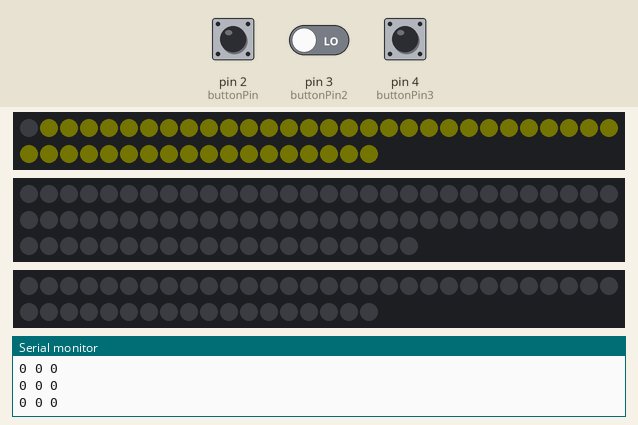
This sketch was run on a simulated Arduino Uno, built with avr-gcc and run on an emulated ATmega328P. Shown: 2 × 48 RGB LEDs in strip order, left to right, continuing on the next row, 80 RGB LEDs in strip order, left to right, continuing on the next row, the last lines printed to the serial monitor. The test bench sets the inputs (shaded band); at power-on: pin 2 (buttonPin) LOW, pin 3 (buttonPin2) LOW, pin 4 (buttonPin3) LOW. Dim RGB values are drawn brighter than linear.

Above: at 3.6 s.
3.7 s: pin 2 (buttonPin) pulled HIGH for 1.7 s
At 4.79 s:
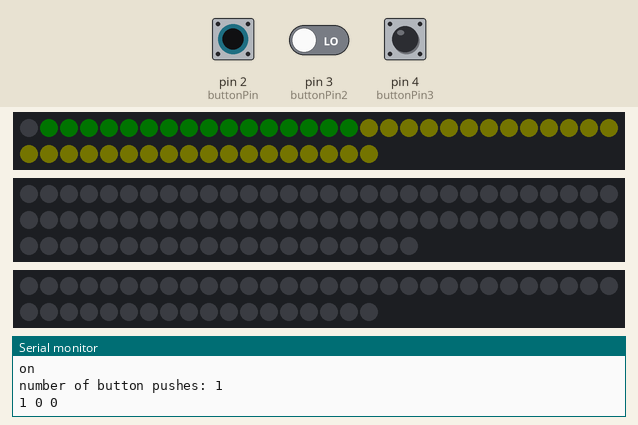
At 6.05 s:
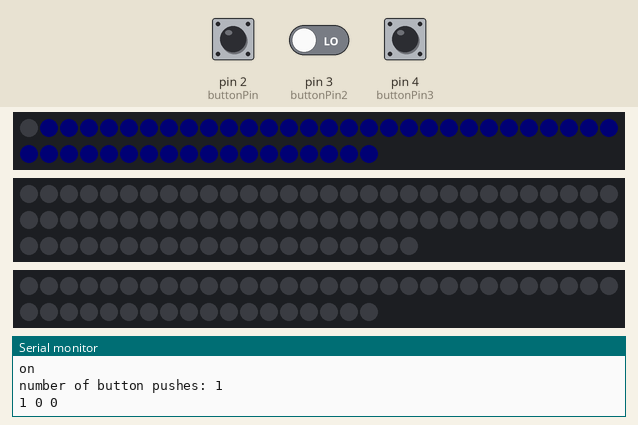
6.9 s: pin 2 (buttonPin) driven HIGH and pin 3 (buttonPin2) driven HIGH
9.6 s: pin 2 (buttonPin) driven LOW
13.2 s: pin 2 (buttonPin) driven HIGH
15.7 s: pin 2 (buttonPin) driven LOW
At 18.2 s:
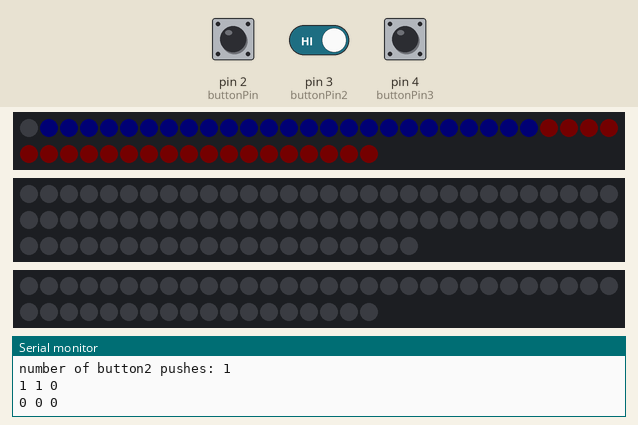
19.3 s: pin 4 (buttonPin3) pulled HIGH for 1.7 s
At 23.2 s:
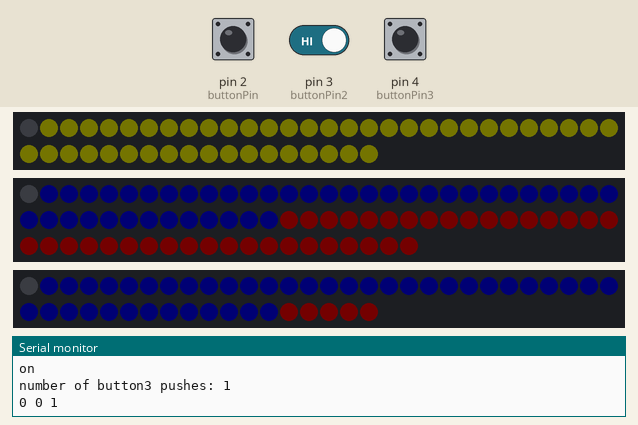
Timing chart, 0 to 24.7 s (numbered marks = the images above; inputs shaded):
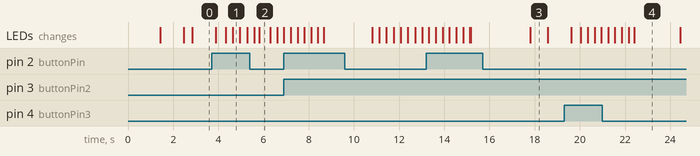

The sketch:

Actual_Code_wo_Speaker.ino
```cpp
#include <FastLED.h>
const int  buttonPin = 2;    // the pin that the pushbutton is attached to
const int  buttonPin2 = 3;    // the pin that the pushbutton is attached to
const int  buttonPin3 = 4;    // the pin that the pushbutton is attached to

const int speaker = 7;       // the pin that the LED is attached to

const int ledPin = 13;       // the pin that the LED is attached to
const int ledPin2 = 12;       // the pin that the LED is attached to
const int ledPin3 = 11;       // the pin that the LED is attached to

const int dimintensity = 1;
const int brightintensity = 200;

unsigned long previousMS = 0;
unsigned long currentMS = 0;
unsigned long lastMS = 0;
const int off_switch = 5000;

#define NUM_LEDS 48
#define NUM_LEDS2 80
#define NUM_LEDS3 48
CRGB leds[NUM_LEDS];
CRGB leds2[NUM_LEDS2];
CRGB leds3[NUM_LEDS3];

const int tstrip1 = 625/NUM_LEDS;
const int tstrip2 = 625/NUM_LEDS2;
const int tstrip3 = 625/NUM_LEDS3;

const int rstrip1 = 255/NUM_LEDS;
const int rstrip2 = 255/NUM_LEDS2;
const int rstrip3 = 255/NUM_LEDS3;

// Variables will change:
int b1 = 0;   // counter for the number of button presses
int buttonState = 0;         // current state of the button
int lastButtonState = 0;     // previous state of the button

int b2 = 0;   // counter for the number of button presses
int buttonState2 = 0;         // current state of the button
int lastButtonState2 = 0;     // previous state of the button

int b3 = 0;   // counter for the number of button presses
int buttonState3 = 0;         // current state of the button
int lastButtonState3 = 0;     // previous state of the button

void setup() {
  FastLED.addLeds<WS2812, ledPin, GRB>(leds, NUM_LEDS);
  FastLED.addLeds<WS2812, ledPin2, GRB>(leds2, NUM_LEDS2);
  FastLED.addLeds<WS2812, ledPin3, GRB>(leds2, NUM_LEDS3);
  FastLED.setMaxPowerInVoltsAndMilliamps(5, 250);
  FastLED.clear();
  FastLED.show();

  // initialize the button pin as a input:
  pinMode(buttonPin, INPUT);
  // initialize the button pin as a input:
  pinMode(buttonPin2, INPUT);
  // initialize the button pin as a input:
  pinMode(buttonPin3, INPUT);

  // initialize the LED as an output:
  pinMode(ledPin, OUTPUT);
  // initialize the LED as an output:
  pinMode(ledPin2, OUTPUT);
  // initialize the LED as an output:
  pinMode(ledPin3, OUTPUT);
  // initialize serial communication:
  Serial.begin(9600);
}


void loop() {
  unsigned long currentMS = millis();
  // read the pushbutton input pin:
  buttonState = digitalRead(buttonPin);
  buttonState2 = digitalRead(buttonPin2);
  buttonState3 = digitalRead(buttonPin3);
  // compare the buttonState to its previous state

  if (buttonState != lastButtonState) {
    // if the state has changed, increment the counter
    if (buttonState == HIGH) {
      // if the current state is HIGH then the button went from off to on:
      previousMS = currentMS;
      b1++;
      Serial.println("on");
      Serial.print("number of button pushes: ");
      Serial.println(b1);
    }
    else {
      Serial.println("off");  // if the current state is LOW then the button went from on to off:
    }
    // Delay a little bit to avoid bouncing
    delay(50);
  }
  // save the current state as the last state, for next time through the loop
  lastButtonState = buttonState;

  if (buttonState2 != lastButtonState2) {
    // if the state has changed, increment the counter
    if (buttonState2 == HIGH) {
      // if the current state is HIGH then the button went from off to on:
      previousMS = currentMS;
      b2++;
      Serial.println("on");
      Serial.print("number of button2 pushes: ");
      Serial.println(b2);
    }
    else {
      Serial.println("off");  // if the current state is LOW then the button went from on to off:
    }
    // Delay a little bit to avoid bouncing
    delay(50);
  }
  // save the current state as the last state, for next time through the loop
  lastButtonState2 = buttonState2;

  if (buttonState3 != lastButtonState3) {
    // if the state has changed, increment the counter
    if (buttonState3 == HIGH) {
      // if the current state is HIGH then the button went from off to on:
      previousMS = currentMS;
      b3++;
      Serial.println("on");
      Serial.print("number of button3 pushes: ");
      Serial.println(b3);
    }
    else {
      Serial.println("off");  // if the current state is LOW then the button went from on to off:
    }
    // Delay a little bit to avoid bouncing
    delay(50);
  }
  // save the current state as the last state, for next time through the loop
  lastButtonState3 = buttonState3;

  if (currentMS - previousMS > off_switch) {
    b1 = 0;
    b2 = 0;
    b3 = 0;
  }

  Serial.println(String(b1) + " " + String(b2) + " " + String(b3));

  if (b1 > 0 and b2 > 0){
    brightrainbow1();
    brightrainbow2();
    brightrainbow3();
  }
  else {
    if (b3 != 0 and b2 == 0 and b1 == 0) {
      dimrainbow2();
      dimrainbow3();
      yellow1();
    }
    else {
      if ((b1 > 0 or b2 > 0) and (b1 == 0 or b2 == 0)){
        dimrainbow1();
        dimrainbow2();
        dimrainbow3();
      }
      else {
        nthg2();
        nthg3();
        yellow1();
        }
      }
    }
  }

void btn1(){
  if (buttonState != lastButtonState) {
    // if the state has changed, increment the counter
    if (buttonState == HIGH) {
      // if the current state is HIGH then the button went from off to on:
      previousMS = currentMS;
      b1++;
      Serial.println("on");
      Serial.print("number of b1 pushes: ");
      Serial.println(b1);
    }
    else {
        Serial.println("off");  // if the current state is LOW then the button went from on to off:

    }
    // Delay a little bit to avoid bouncing
    delay(50);
  }
  // save the current state as the last state, for next time through the loop
  lastButtonState = buttonState;
}
void btn2(){
  if (buttonState2 != lastButtonState2) {
    // if the state has changed, increment the counter
    if (buttonState2 == HIGH) {
      // if the current state is HIGH then the button went from off to on:
      previousMS = currentMS;
      b2++;
      Serial.println("on");
      Serial.print("number of b2 pushes: ");
      Serial.println(b2);
    }
    else {
        Serial.println("off");  // if the current state is LOW then the button went from on to off:
    }
    // Delay a little bit to avoid bouncing
    delay(50);
  }
  // save the current state as the last state, for next time through the loop
  lastButtonState2 = buttonState2;
}
void btn3(){
  if (buttonState3 != lastButtonState3) {
    // if the state has changed, increment the counter
    if (buttonState3 == HIGH) {
      // if the current state is HIGH then the button went from off to on:
      previousMS = currentMS;
      b3++;
      Serial.println("on");
      Serial.print("number of b3 pushes: ");
      Serial.println(b3);
    }
    else {
        Serial.println("off");  // if the current state is LOW then the button went from on to off:
    }
    // Delay a little bit to avoid bouncing
    delay(50);
  }
  // save the current state as the last state, for next time through the loop
  lastButtonState3 = buttonState3;
}

void nthg2(){
  digitalWrite(ledPin2, LOW);
  for (int i=0; i<NUM_LEDS2; i++){
    leds2[i] = CRGB(0, 0, 0);
    FastLED.setBrightness(1);
    FastLED.show();
    }
}
void nthg3(){
  digitalWrite(ledPin3, LOW);
  for (int i=0; i<NUM_LEDS3; i++){
    leds3[i] = CRGB(0, 0, 0);
    FastLED.setBrightness(1);
    FastLED.show();
  }
}
void yellow1(){
  digitalWrite(ledPin, HIGH);
  for (int i=1; i<NUM_LEDS; i++){
    leds[i] = CRGB(255,255,0);
    FastLED.setBrightness(4);  //if so, change the state of the LED.  Uses a neat trick to change the state
    FastLED.show();
  }
}
void dimrainbow1(){
  digitalWrite(ledPin, HIGH);
  for (int i=1; i<NUM_LEDS; i++){
    btn1();
    btn2();
    btn3();
    leds[i] = CRGB(0, 255 - rstrip1*i, rstrip1*i );
    FastLED.setBrightness(dimintensity);
    FastLED.show();
    delay(tstrip1);
    }
  // Turn lights from blue to magenta from right to left
  for (int i=1; i<NUM_LEDS; i++){
    btn1();
    btn2();
    btn3();
    leds[i] = CRGB(5*rstrip1,0 , 255-5*rstrip1);
    FastLED.setBrightness(dimintensity);
    FastLED.show();
    delay(tstrip1);
    }

}
void dimrainbow2(){
  digitalWrite(ledPin2, HIGH);
  for (int i=1; i<NUM_LEDS2; i++){
    btn1();
    btn2();
    btn3();
    leds2[i] = CRGB(0, 255 - rstrip2*i, rstrip2*i );
    FastLED.setBrightness(dimintensity);
    FastLED.show();
    delay(tstrip2);
    }
  // Turn lights from blue to magenta from right to left
  for (int i=1; i<NUM_LEDS2; i++){
    btn1();
    btn2();
    btn3();
    leds2[i] = CRGB(rstrip2*i,0 , 255-rstrip2*i);
    FastLED.setBrightness(dimintensity);
    FastLED.show();
    delay(tstrip2);
    }
}
void dimrainbow3(){
  digitalWrite(ledPin3, HIGH);
  for (int i=0; i<NUM_LEDS3; i++){
    btn1();
    btn2();
    btn3();
    leds3[i] = CRGB(0, 255 - rstrip3*i, rstrip3*i );
    FastLED.setBrightness(dimintensity);
    FastLED.show();
    delay(tstrip3);
    }
  // Turn lights from blue to magenta from i=0 to i=NUM_LEDS3
  for (int i=0; i<NUM_LEDS3; i++){
    btn1();
    btn2();
    btn3();
    leds3[i] = CRGB(rstrip3*i,0 , 255-rstrip3*i);
    FastLED.setBrightness(dimintensity);
    FastLED.show();
    delay(tstrip3);
    }
}
void brightrainbow1(){
  digitalWrite(ledPin, HIGH);
  for (int i=1; i<NUM_LEDS; i++){
    btn1();
    btn2();
    btn3();
    leds[i] = CRGB(0, 255 - rstrip1*i, rstrip1*i );
    FastLED.setBrightness(brightintensity);
    FastLED.show();
    delay(tstrip1);
    }
  // Turn lights from blue to magenta from right to left
  for (int i=1; i<NUM_LEDS; i++){
    btn1();
    btn2();
    btn3();
    leds[i] = CRGB(rstrip1*i,0 , 255-rstrip1*i);
    FastLED.setBrightness(brightintensity);
    FastLED.show();
    delay(tstrip1);
    }
}
void brightrainbow2(){
  digitalWrite(ledPin2, HIGH);
  for (int i=1; i<NUM_LEDS2; i++){
    btn1();
    btn2();
    btn3();
    leds2[i] = CRGB(0, 255 - rstrip2*i, rstrip2*i );
    FastLED.setBrightness(brightintensity);
    FastLED.show();
    delay(tstrip2);
    }
  // Turn lights from blue to magenta from right to left
  for (int i=1; i<NUM_LEDS2; i++){
    btn1();
    btn2();
    btn3();
    leds2[i] = CRGB(rstrip2*i,0 , 255-rstrip2*i);
    FastLED.setBrightness(brightintensity);
    FastLED.show();
    delay(tstrip2);
    }
}
void brightrainbow3(){
  digitalWrite(ledPin3, HIGH);
  for (int i=1; i<NUM_LEDS3; i++){
    btn1();
    btn2();
    btn3();
    leds3[i] = CRGB(0, 255 - rstrip3*i, rstrip3*i );
    FastLED.setBrightness(brightintensity);
    FastLED.show();
    delay(tstrip3);
    }
  // Turn lights from blue to magenta from right to left
  for (int i=1; i<NUM_LEDS3; i++){
    leds3[i] = CRGB(rstrip3*i,0 , 255-rstrip3*i);
    FastLED.setBrightness(brightintensity);
    FastLED.show();
    delay(tstrip3);
    }
}
```

Measured:
- after the input at 3.7 s, the LEDs: first differ from a run without the input after 0.62 s (image 1 shows a later state)
- after the input at 15.7 s, the LEDs: change after 2.1 s (image 3)
- after the input at 19.3 s, the LEDs: first differ from a run without the input after 0.75 s (image 4 shows a later state)
- what the display in image 3 shows lasts 0.8 s, from 17.8 s to 18.6 s
